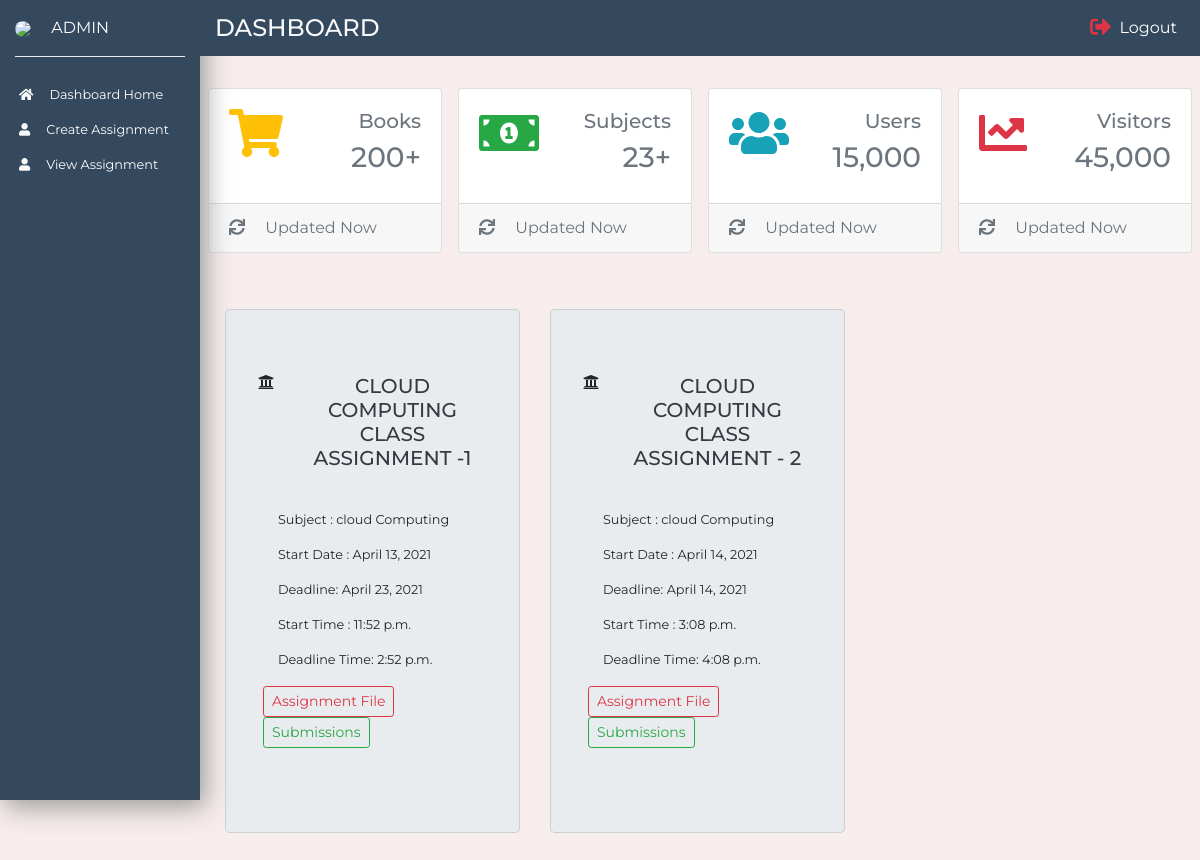
Page /viewAssignment (signed in) on the committed database.
### main_app/models.py (models this page shows)
class assignments(models.Model):
    id = models.AutoField(primary_key=True)
    name = models.CharField(max_length=100)
    startDate = models.DateField()
    startTime = models.TimeField()
    deadline = models.DateField()
    deadlineTime = models.TimeField()
    assignmentFile = models.FileField()
    subject = models.ForeignKey('subject', on_delete=models.CASCADE)

class subject(models.Model):
    id = models.AutoField(primary_key=True)
    name = models.CharField(max_length=100)
    def __str__(self):
        return self.name

### main_app/views.py (the view)
# urls.py: path('viewAssignment',views.viewAssignmentData),
def viewAssignmentData(request):
    if(Group.objects.get(user=request.user).name == 'admin'):
        data = assignments.objects.all()
        return render(request,'assignments.html',{'data':data,'assignmentView':True})
    else:
        stu = student.objects.get(email=request.user)
        data = assignments.objects.filter(subject__in = Subquery(studentEnrollment.objects.filter(student=stu).values('subject')))
        print(data)
        return render(request,'studentAssignment.html',{'data':data,'assignmentView':True})

### templates/assignments.html (shortened to what this page needs)
<!doctype html> {% load static %}
<html lang="en">
<head>
    <link rel="stylesheet" href="https://stackpath.bootstrapcdn.com/bootstrap/4.1.1/css/bootstrap.min.css">
    <link rel="stylesheet" href="{% static 'css/style_dash.css' %}">
</head>
<body>
    <nav class="navbar navbar-expand-md navbar-light">
        <div class="collapse navbar-collapse" id="myNavbar">
            <div class="container-fluid">
                <div class="row">
                    <div class="col-xl-2 col-lg-3 col-md-4 sidebar fixed-top">
                        <div class="bottom-border pb-3 py-3">
                            <img src="images/admin.jpeg" width="50" class="rounded-circle mr-3">
                            <a href="#" class="text-white text-uppercase">{{user.username}}</a>
                        </div>
                        <ul class="navbar-nav flex-column mt-4">
                            <li class="nav-item"><a href="/dashboard" class="nav-link text-white p-1 mb-2 small"><i class="fas fa-home text-light  mr-3"></i>Dashboard Home</a></li>
                            <li class="nav-item"><a href="/createAssignment" class="nav-link text-white p-1 mb-2 sidebar-link small"><i class="fas fa-user text-light  mr-3"></i>Create Assignment</a></li>
                            <li class="nav-item"><a href="/viewAssignment" class="nav-link text-white p-1 mb-2 sidebar-link small"><i class="fas fa-user text-light  mr-3"></i>View Assignment</a></li>
                        </ul>
                    </div>
                    <div class="col-xl-10 col-lg-9 col-md-8 ml-auto fixed-top py-2 top-navbar">
                        <div class="row align-items-center">
                            <div class="col-md-4">
                                <h4 class="text-light text-uppercase mb-0">Dashboard</h4>
                            </div>
                            <div class="col-md-5">
                            </div>
                            <div class="col-md-3">
                                <ul class="navbar-nav">
                                    <li class="nav-item ml-md-auto"><a href="#" class="nav-link text-white" data-toggle="modal" data-target="#sign-out"><i class="fas fa-sign-out-alt text-danger fa-lg mr-2"></i>Logout</a></li>
                                </ul>
                            </div>
                        </div>
                    </div>
                </div>
            </div>
        </div>
    </nav>
    <section>
        <div class="container-fluid">
            <div class="row">
                <div class="col-xl-10 col-lg-9 col-md-8 ml-auto">
                    <div class="row pt-md-5 mt-md-3 mb-5">
                        <div class="col-xl-3 col-sm-6 p-2">
                            <div class="card card-common-1 card-common">
                                <div class="card-body">
                                    <div class="d-flex justify-content-between">
                                        <i class="fas fa-shopping-cart fa-3x text-warning"></i>
                                        <div class="text-right text-secondary">
                                            <h5>Books</h5>
                                            <h3>200+</h3>
                                        </div>
                                    </div>
                                </div>
                                <div class="card-footer text-secondary">
                                    <i class="fas fa-sync mr-3"></i>
                                    <span>Updated Now</span>
                                </div>
                            </div>
                        </div>
                        <div class="col-xl-3 col-sm-6 p-2">
                            <div class="card card-common-1 card-common">
                                <div class="card-body">
                                    <div class="d-flex justify-content-between">
                                        <i class="fas fa-money-bill-alt fa-3x text-success"></i>
                                        <div class="text-right text-secondary">
                                            <h5>Subjects</h5>
                                            <h3>23+</h3>
                                        </div>
                                    </div>
                                </div>
                                <div class="card-footer text-secondary">
                                    <i class="fas fa-sync mr-3"></i>
                                    <span>Updated Now</span>
                                </div>
                            </div>
                        </div>
                        <div class="col-xl-3 col-sm-6 p-2">
                            <div class="card card-common-1 card-common">
                                <div class="card-body">
                                    <div class="d-flex justify-content-between">
                                        <i class="fas fa-users fa-3x text-info"></i>
                                        <div class="text-right text-secondary">
                                            <h5>Users</h5>
                                            <h3>15,000</h3>
                                        </div>
                                    </div>
                                </div>
                                <div class="card-footer text-secondary">
                                    <i class="fas fa-sync mr-3"></i>
                                    <span>Updated Now</span>
                                </div>
                            </div>
                        </div>
                        <div class="col-xl-3 col-sm-6 p-2">
                            <div class="card card-common-1 card-common">
                                <div class="card-body">
                                    <div class="d-flex justify-content-between">
                                        <i class="fas fa-chart-line fa-3x text-danger"></i>
                                        <div class="text-right text-secondary">
                                            <h5>Visitors</h5>
                                            <h3>45,000</h3>
                                        </div>
                                    </div>
                                </div>
                                <div class="card-footer text-secondary">
                                    <i class="fas fa-sync mr-3"></i>
                                    <span>Updated Now</span>
                                </div>
                            </div>
                        </div>
                    </div>
                </div>
            </div>
        </div>
    </section>
     {% if assignmentView %}
    <section>
        <div class="container-fluid">
            <div class="col-xl-10 col-lg-9 col-md-8 ml-auto">
                <div class="row">
                    {% for i in data %}
                    <div class="col-xl-4">
                        <div class="card card-common jumbotron">
                            <div class="card-title d-flex">
                                <i class="fa fa-university mr-4"></i>
                                <h5 class="heading text-center text-uppercase text-dark">{{i.name}}</h5>
                            </div>
                            <div class="card-body">
                                <p class="small text-left">Subject : {{i.subject}}</p>
                                <p class="small text-left">Start Date : {{i.startDate}}</p>
                                <p class="small text-left">Deadline: {{i.deadline}}</p>
                                <p class="small text-left">Start Time : {{i.startTime}}</p>
                                <p class="small text-left">Deadline Time: {{i.deadlineTime}}</p>
                                <div class="row">
                                    <a href="/media/{{i.assignmentFile}}" class="btn btn-outline-danger btn-sm">Assignment File</a>
                                    <a href="viewSubmissions/{{i.id}}" class="btn btn-outline-success btn-sm">Submissions</a>
                                </div>
                            </div>
                        </div>
                    </div>
                    {% endfor %}
                </div>
            </div>
    </section>
    {% endif %}
</body>
</html>

### static/css/style_dash.css (style rules this page uses)
body { font-family: 'Montserrat', sans-serif; background-color: rgb(248, 237, 237); }
.sidebar { height: 100vh; background: #34495e; background-position: center; background-repeat: no-repeat; background-size: cover; box-shadow: 5px 7px 25px #999; }
.top-navbar { background: #34495e; }
.bottom-border { border-bottom: 1px groove #eee; }
.sidebar-link { transition: all .4s; }

### rows in the picture
assignments: name "CLOUD COMPUTING CLASS ASSIGNMENT -1", subject "cloud Computing", startDate "April 13, 2021", deadline "April 23, 2021", startTime "11:52 p.m.", deadlineTime "2:52 p.m."
assignments: name "CLOUD COMPUTING CLASS ASSIGNMENT - 2", subject "cloud Computing", startDate "April 14, 2021", deadline "April 14, 2021", startTime "3:08 p.m.", deadlineTime "4:08 p.m."

### other values in the picture
{{ user.username }} "ADMIN"
